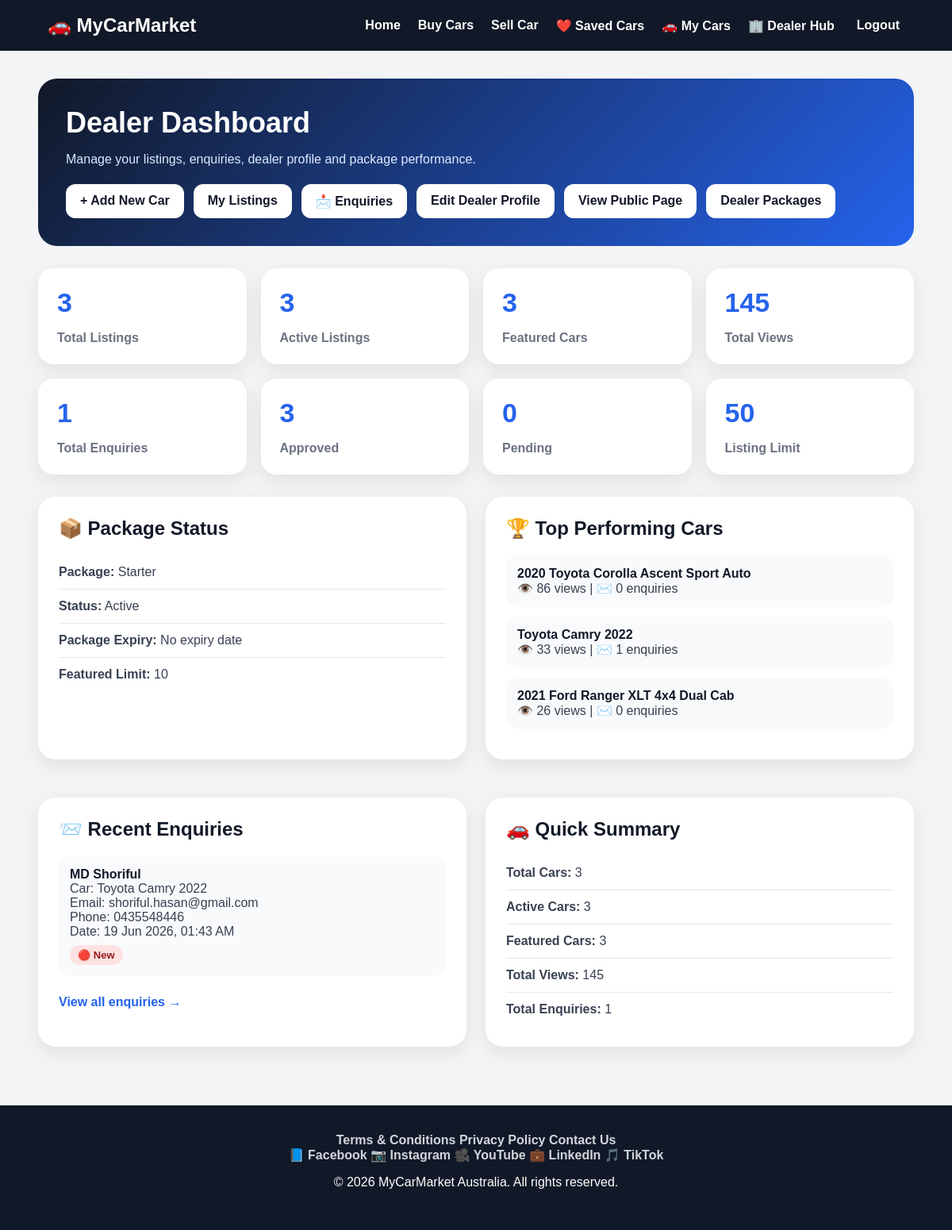
The app's page /cars/dealer/dashboard/ (signed in), older data.
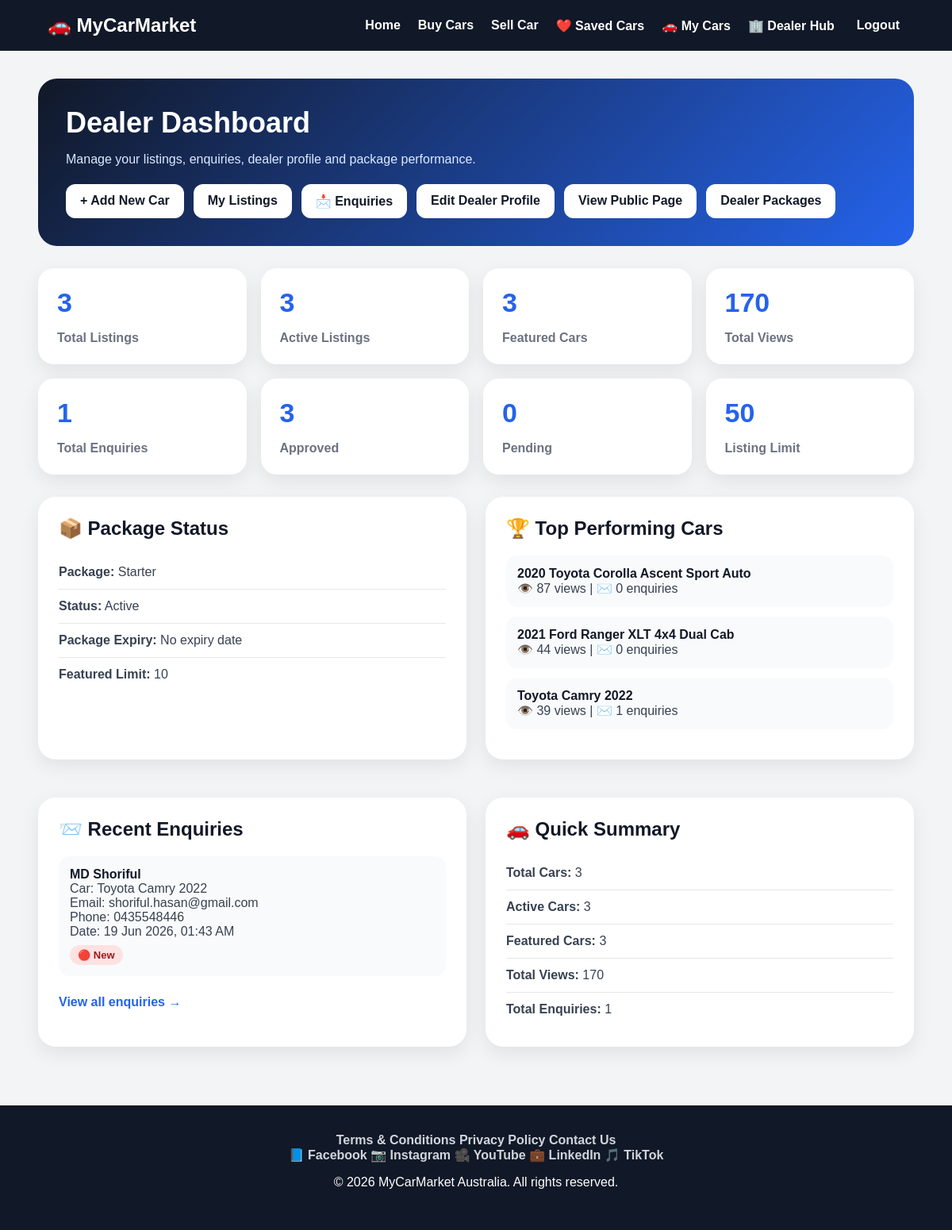
The same page, newer data.
### vehicles/models/car_models.py (models this page shows, shortened)
class Car(models.Model):
    seller = models.ForeignKey(
        User,
        on_delete=models.CASCADE,
        related_name='cars',
        null=True,
        blank=True
    )
    title = models.CharField(max_length=200)
    slug = models.SlugField(max_length=255, unique=True, blank=True, null=True)
    make = models.CharField(max_length=100)
    model = models.CharField(max_length=100)
    year = models.PositiveIntegerField()
    price = models.DecimalField(max_digits=12, decimal_places=2)
    kilometres = models.PositiveIntegerField()
    body_type = models.CharField(
        max_length=50,
        choices=BODY_TYPE_CHOICES,
        blank=True
    )
    transmission = models.CharField(
        max_length=50,
        choices=TRANSMISSION_CHOICES,
        blank=True
    )
    fuel_type = models.CharField(
        max_length=50,
        choices=FUEL_TYPE_CHOICES,
        blank=True
    )
    state = models.CharField(
        max_length=10,
        choices=STATE_CHOICES,
        blank=True
    )
    suburb = models.CharField(max_length=100, blank=True)
    description = models.TextField(blank=True)
    seller_name = models.CharField(max_length=100, blank=True)
    seller_email = models.EmailField(blank=True)
    seller_phone = models.CharField(max_length=30, blank=True)
    is_featured = models.BooleanField(default=False)
    featured_until = models.DateTimeField(null=True, blank=True)
    is_active = models.BooleanField(default=True)
    is_verified_listing = models.BooleanField(default=False)
    is_approved = models.BooleanField(default=False)
    views_count = models.PositiveIntegerField(default=0)
    created_at = models.DateTimeField(auto_now_add=True)

### vehicles/models/enquiry_models.py (models this page shows, shortened)
class Enquiry(models.Model):
    dealer = models.ForeignKey(
        'auth.User',
        on_delete=models.CASCADE,
        related_name='dealer_enquiries',
        null=True,
        blank=True
    )
    car = models.ForeignKey(
        'vehicles.Car',
        on_delete=models.CASCADE,
        related_name='enquiries'
    )
    name = models.CharField(
        max_length=100
    )
    email = models.EmailField()
    phone = models.CharField(
        max_length=30
    )
    message = models.TextField()
    created_at = models.DateTimeField(
        auto_now_add=True
    )
    is_read = models.BooleanField(
        default=False
    )
    class Meta:
        verbose_name_plural = 'Enquiries'
        ordering = [
            '-created_at'
        ]

### vehicles/views/dealer_dashboard_views.py (the view)
@login_required
def dealer_dashboard(request):
    cars = Car.objects.filter(
        seller=request.user
    ).order_by('-created_at')
    total_listings = cars.count()
    active_listings = cars.filter(is_active=True).count()
    approved_listings = cars.filter(is_approved=True).count()
    pending_listings = cars.filter(is_approved=False).count()
    featured_listings = cars.filter(is_featured=True).count()
    total_views = sum(car.views_count for car in cars)
    total_enquiries = Enquiry.objects.filter(
        car__seller=request.user
    ).count()
    recent_enquiries = Enquiry.objects.filter(
        car__seller=request.user
    ).select_related('car').order_by('-created_at')[:5]
    top_cars = cars.order_by('-views_count')[:5]
    dealer_profile = None
    if hasattr(request.user, 'dealer_profile'):
        dealer_profile = request.user.dealer_profile
    package_name = 'Free'
    package_active = False
    package_expiry = None
    listing_limit = 1
    featured_limit = 0
    if dealer_profile:
        package_name = dealer_profile.package
        package_active = dealer_profile.package_active
        package_expiry = dealer_profile.package_expiry
        listing_limit = dealer_profile.max_listings
        featured_limit = dealer_profile.featured_ads_allowed
    return render(
        request,
        'vehicles/dealer_dashboard.html',
        {
            'cars': cars,
            'dealer_profile': dealer_profile,
            'total_listings': total_listings,
            'active_listings': active_listings,
            'approved_listings': approved_listings,
            'pending_listings': pending_listings,
            'featured_listings': featured_listings,
            'total_views': total_views,
            'total_enquiries': total_enquiries,
            'recent_enquiries': recent_enquiries,
            'top_cars': top_cars,
            'package_name': package_name,
            'package_active': package_active,
            'package_expiry': package_expiry,
            'listing_limit': listing_limit,
            'featured_limit': featured_limit,
        }
    )

### vehicles/templates/vehicles/dealer_dashboard.html (shortened to what the changed rows need)
<!DOCTYPE html>
<html lang="en">
<head>
    {% load static %}
    <link rel="stylesheet" href="{% static 'css/style.css' %}">
</head>
<body>
<main class="dashboard-wrapper">
    <section class="dashboard-hero">
        <h1>Dealer Dashboard</h1>
    </section>
    <section class="stats-grid">
        <div class="stat-card">
            <h2>{{ total_listings }}</h2>
        </div>
        <div class="stat-card">
            <h2>{{ active_listings }}</h2>
        </div>
        <div class="stat-card">
            <h2>{{ featured_listings }}</h2>
        </div>
        <div class="stat-card">
            <h2>{{ total_views }}</h2>
            <p>Total Views</p>
        </div>
        <div class="stat-card">
            <h2>{{ total_enquiries }}</h2>
        </div>
        <div class="stat-card">
            <h2>{{ approved_listings }}</h2>
        </div>
        <div class="stat-card">
            <h2>{{ pending_listings }}</h2>
        </div>
        <div class="stat-card">
            <h2>{{ listing_limit }}</h2>
        </div>
    </section>
    <section class="dashboard-grid">
        <div class="dashboard-card">
            <h2>📦 Package Status</h2>
        </div>
        <div class="dashboard-card">
            <h2>🏆 Top Performing Cars</h2>
            {% if top_cars %}
                {% for car in top_cars %}
                    <div class="car-row">
                        <strong>{{ car.title }}</strong><br>
                        👁️ {{ car.views_count }} views |
                        ✉️ {{ car.enquiries.count }} enquiries
                    </div>
                {% endfor %}
            {% else %}
                <p>No cars listed yet.</p>
            {% endif %}
        </div>
        <div class="dashboard-card">
            <h2>📨 Recent Enquiries</h2>
            {% if recent_enquiries %}
                {% for enquiry in recent_enquiries %}
                    <div class="lead-row">
                        <strong>{{ enquiry.name }}</strong><br>
                        Car: {{ enquiry.car.title }}<br>
                        Email: {{ enquiry.email }}<br>
                        Phone: {{ enquiry.phone }}<br>
                        Date: {{ enquiry.created_at|date:"d M Y, h:i A" }}<br>
                        {% if enquiry.is_read %}
                            <span class="enquiry-status read">
                                🟢 Read
                            </span>
                        {% else %}
                            <span class="enquiry-status new">
                                🔴 New
                            </span>
                        {% endif %}
                    </div>
                {% endfor %}
                <a href="{% url 'dealer_enquiries' %}"
                   class="view-all-link">
                    View all enquiries →
                </a>
            {% else %}
                <p>No enquiries yet.</p>
            {% endif %}
        </div>
        <div class="dashboard-card">
            <h2>🚗 Quick Summary</h2>
            <div class="info-row">
                <strong>Total Cars:</strong> {{ total_listings }}
            </div>
            <div class="info-row">
                <strong>Active Cars:</strong> {{ active_listings }}
            </div>
            <div class="info-row">
                <strong>Featured Cars:</strong> {{ featured_listings }}
            </div>
            <div class="info-row">
                <strong>Total Views:</strong> {{ total_views }}
            </div>
            <div class="info-row">
                <strong>Total Enquiries:</strong> {{ total_enquiries }}
            </div>
        </div>
    </section>
</main>
</body>
</html>

Row changes from the older to the newer data that the page shows:
changed Car "2020 Toyota Corolla Ascent Sport Auto": views_count "86" → "87"
changed Car "2021 Ford Ranger XLT 4x4 Dual Cab": views_count "26" → "44"; moves up the list
changed Car "Toyota Camry 2022": views_count "33" → "39"
Text that changed along with them:
{{ total_views }}: "145" → "170"
